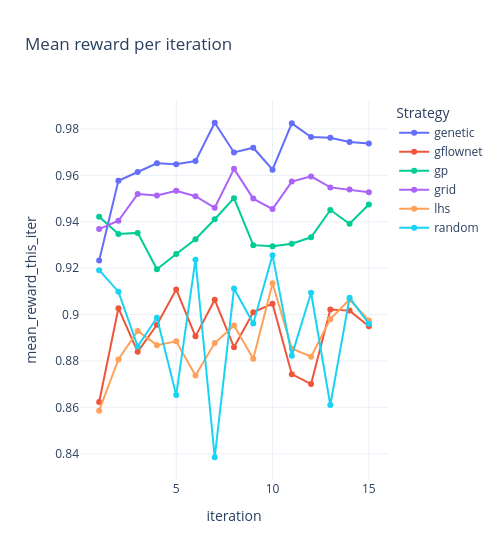

The notebook cell saved with this chart:
### Code cell
plot_reward_curves(metrics, metric="mean_reward_this_iter", title="Mean reward per iteration")

### Figure 1 — Plotly figure (JSON) as saved in the notebook; plotly's stock layout.template omitted (floating-point values rounded to 4 significant figures)
{"data": [{"customdata": [["run_102", 70, "diverse_top_k", 50, 20], ["run_102", 90, "diverse_top_k", 50, 20], ["run_102", 110, "diverse_top_k", 50, 20], ["run_102", 130, "diverse_top_k", 50, 20], ["run_102", 150, "diverse_top_k", 50, 20], ["run_102", 170, "diverse_top_k", 50, 20], ["run_102", 190, "diverse_top_k", 50, 20], ["run_102", 210, "diverse_top_k", 50, 20], ["run_102", 230, "diverse_top_k", 50, 20], ["run_102", 250, "diverse_top_k", 50, 20], ["run_102", 270, "diverse_top_k", 50, 20], ["run_102", 290, "diverse_top_k", 50, 20], ["run_102", 310, "diverse_top_k", 50, 20], ["run_102", 330, "diverse_top_k", 50, 20], ["run_102", 350, "diverse_top_k", 50, 20]], "hovertemplate": "sampling_strategy=genetic<br>iteration=%{x}<br>mean_reward_this_iter=%{y}<br>run=%{customdata[0]}<br>oracle_evals_total=%{customdata[1]}<br>acquisition=%{customdata[2]}<br>n_init=%{customdata[3]}<br>n_candidates_per_iter=%{customdata[4]}<extra></extra>", "legendgroup": "genetic", "line": {"color": "#636efa", "dash": "solid"}, "marker": {"symbol": "circle"}, "mode": "lines+markers", "name": "genetic", "orientation": "v", "showlegend": true, "type": "scatter", "x": [1, 2, 3, 4, 5, 6, 7, 8, 9, 10, 11, 12, 13, 14, 15], "xaxis": "x", "y": [0.9233, 0.9576, 0.9615, 0.9652, 0.9648, 0.9662, 0.9827, 0.9699, 0.9719, 0.9624, 0.9824, 0.9765, 0.9762, 0.9744, 0.9738], "yaxis": "y"}, {"customdata": [["run_54", 70, "top_k", 50, 20], ["run_54", 90, "top_k", 50, 20], ["run_54", 110, "top_k", 50, 20], ["run_54", 130, "top_k", 50, 20], ["run_54", 150, "top_k", 50, 20], ["run_54", 170, "top_k", 50, 20], ["run_54", 190, "top_k", 50, 20], ["run_54", 210, "top_k", 50, 20], ["run_54", 230, "top_k", 50, 20], ["run_54", 250, "top_k", 50, 20], ["run_54", 270, "top_k", 50, 20], ["run_54", 290, "top_k", 50, 20], ["run_54", 310, "top_k", 50, 20], ["run_54", 330, "top_k", 50, 20], ["run_54", 350, "top_k", 50, 20]], "hovertemplate": "sampling_strategy=gflownet<br>iteration=%{x}<br>mean_reward_this_iter=%{y}<br>run=%{customdata[0]}<br>oracle_evals_total=%{customdata[1]}<br>acquisition=%{customdata[2]}<br>n_init=%{customdata[3]}<br>n_candidates_per_iter=%{customdata[4]}<extra></extra>", "legendgroup": "gflownet", "line": {"color": "#EF553B", "dash": "solid"}, "marker": {"symbol": "circle"}, "mode": "lines+markers", "name": "gflownet", "orientation": "v", "showlegend": true, "type": "scatter", "x": [1, 2, 3, 4, 5, 6, 7, 8, 9, 10, 11, 12, 13, 14, 15], "xaxis": "x", "y": [0.8623, 0.9028, 0.884, 0.8956, 0.9108, 0.8906, 0.9064, 0.886, 0.901, 0.9047, 0.8743, 0.8701, 0.9022, 0.9017, 0.8949], "yaxis": "y"}, {"customdata": [["run_76", 210, "top_k", 200, 10], ["run_76", 220, "top_k", 200, 10], ["run_76", 230, "top_k", 200, 10], ["run_76", 240, "top_k", 200, 10], ["run_76", 250, "top_k", 200, 10], ["run_76", 260, "top_k", 200, 10], ["run_76", 270, "top_k", 200, 10], ["run_76", 280, "top_k", 200, 10], ["run_76", 290, "top_k", 200, 10], ["run_76", 300, "top_k", 200, 10], ["run_76", 310, "top_k", 200, 10], ["run_76", 320, "top_k", 200, 10], ["run_76", 330, "top_k", 200, 10], ["run_76", 340, "top_k", 200, 10], ["run_76", 350, "top_k", 200, 10]], "hovertemplate": "sampling_strategy=gp<br>iteration=%{x}<br>mean_reward_this_iter=%{y}<br>run=%{customdata[0]}<br>oracle_evals_total=%{customdata[1]}<br>acquisition=%{customdata[2]}<br>n_init=%{customdata[3]}<br>n_candidates_per_iter=%{customdata[4]}<extra></extra>", "legendgroup": "gp", "line": {"color": "#00cc96", "dash": "solid"}, "marker": {"symbol": "circle"}, "mode": "lines+markers", "name": "gp", "orientation": "v", "showlegend": true, "type": "scatter", "x": [1, 2, 3, 4, 5, 6, 7, 8, 9, 10, 11, 12, 13, 14, 15], "xaxis": "x", "y": [0.9421, 0.9347, 0.9352, 0.9195, 0.9261, 0.9325, 0.9411, 0.9502, 0.9299, 0.9294, 0.9306, 0.9333, 0.9451, 0.9391, 0.9474], "yaxis": "y"}, {"customdata": [["run_39", 70, "top_k", 50, 20], ["run_39", 90, "top_k", 50, 20], ["run_39", 110, "top_k", 50, 20], ["run_39", 130, "top_k", 50, 20], ["run_39", 150, "top_k", 50, 20], ["run_39", 170, "top_k", 50, 20], ["run_39", 190, "top_k", 50, 20], ["run_39", 210, "top_k", 50, 20], ["run_39", 230, "top_k", 50, 20], ["run_39", 250, "top_k", 50, 20], ["run_39", 270, "top_k", 50, 20], ["run_39", 290, "top_k", 50, 20], ["run_39", 310, "top_k", 50, 20], ["run_39", 330, "top_k", 50, 20], ["run_39", 350, "top_k", 50, 20]], "hovertemplate": "sampling_strategy=grid<br>iteration=%{x}<br>mean_reward_this_iter=%{y}<br>run=%{customdata[0]}<br>oracle_evals_total=%{customdata[1]}<br>acquisition=%{customdata[2]}<br>n_init=%{customdata[3]}<br>n_candidates_per_iter=%{customdata[4]}<extra></extra>", "legendgroup": "grid", "line": {"color": "#ab63fa", "dash": "solid"}, "marker": {"symbol": "circle"}, "mode": "lines+markers", "name": "grid", "orientation": "v", "showlegend": true, "type": "scatter", "x": [1, 2, 3, 4, 5, 6, 7, 8, 9, 10, 11, 12, 13, 14, 15], "xaxis": "x", "y": [0.9368, 0.9404, 0.9519, 0.9513, 0.9533, 0.951, 0.946, 0.9628, 0.95, 0.9455, 0.9573, 0.9596, 0.9548, 0.9539, 0.9527], "yaxis": "y"}, {"customdata": [["run_33", 70, "diverse_top_k", 50, 20], ["run_33", 90, "diverse_top_k", 50, 20], ["run_33", 110, "diverse_top_k", 50, 20], ["run_33", 130, "diverse_top_k", 50, 20], ["run_33", 150, "diverse_top_k", 50, 20], ["run_33", 170, "diverse_top_k", 50, 20], ["run_33", 190, "diverse_top_k", 50, 20], ["run_33", 210, "diverse_top_k", 50, 20], ["run_33", 230, "diverse_top_k", 50, 20], ["run_33", 250, "diverse_top_k", 50, 20], ["run_33", 270, "diverse_top_k", 50, 20], ["run_33", 290, "diverse_top_k", 50, 20], ["run_33", 310, "diverse_top_k", 50, 20], ["run_33", 330, "diverse_top_k", 50, 20], ["run_33", 350, "diverse_top_k", 50, 20]], "hovertemplate": "sampling_strategy=lhs<br>iteration=%{x}<br>mean_reward_this_iter=%{y}<br>run=%{customdata[0]}<br>oracle_evals_total=%{customdata[1]}<br>acquisition=%{customdata[2]}<br>n_init=%{customdata[3]}<br>n_candidates_per_iter=%{customdata[4]}<extra></extra>", "legendgroup": "lhs", "line": {"color": "#FFA15A", "dash": "solid"}, "marker": {"symbol": "circle"}, "mode": "lines+markers", "name": "lhs", "orientation": "v", "showlegend": true, "type": "scatter", "x": [1, 2, 3, 4, 5, 6, 7, 8, 9, 10, 11, 12, 13, 14, 15], "xaxis": "x", "y": [0.8586, 0.8807, 0.893, 0.8868, 0.8885, 0.8737, 0.8877, 0.8953, 0.881, 0.9135, 0.8854, 0.8818, 0.898, 0.9065, 0.8975], "yaxis": "y"}, {"customdata": [["run_13", 210, "diverse_top_k", 200, 10], ["run_13", 220, "diverse_top_k", 200, 10], ["run_13", 230, "diverse_top_k", 200, 10], ["run_13", 240, "diverse_top_k", 200, 10], ["run_13", 250, "diverse_top_k", 200, 10], ["run_13", 260, "diverse_top_k", 200, 10], ["run_13", 270, "diverse_top_k", 200, 10], ["run_13", 280, "diverse_top_k", 200, 10], ["run_13", 290, "diverse_top_k", 200, 10], ["run_13", 300, "diverse_top_k", 200, 10], ["run_13", 310, "diverse_top_k", 200, 10], ["run_13", 320, "diverse_top_k", 200, 10], ["run_13", 330, "diverse_top_k", 200, 10], ["run_13", 340, "diverse_top_k", 200, 10], ["run_13", 350, "diverse_top_k", 200, 10]], "hovertemplate": "sampling_strategy=random<br>iteration=%{x}<br>mean_reward_this_iter=%{y}<br>run=%{customdata[0]}<br>oracle_evals_total=%{customdata[1]}<br>acquisition=%{customdata[2]}<br>n_init=%{customdata[3]}<br>n_candidates_per_iter=%{customdata[4]}<extra></extra>", "legendgroup": "random", "line": {"color": "#19d3f3", "dash": "solid"}, "marker": {"symbol": "circle"}, "mode": "lines+markers", "name": "random", "orientation": "v", "showlegend": true, "type": "scatter", "x": [1, 2, 3, 4, 5, 6, 7, 8, 9, 10, 11, 12, 13, 14, 15], "xaxis": "x", "y": [0.9191, 0.9099, 0.8863, 0.8986, 0.8653, 0.9236, 0.8385, 0.9112, 0.8962, 0.9256, 0.8823, 0.9094, 0.861, 0.9073, 0.896], "yaxis": "y"}], "layout": {"legend": {"title": {"text": "Strategy"}, "tracegroupgap": 0}, "title": {"text": "Mean reward per iteration"}, "width": 500, "xaxis": {"anchor": "y", "domain": [0, 1], "title": {"text": "iteration"}}, "yaxis": {"anchor": "x", "domain": [0, 1], "title": {"text": "mean_reward_this_iter"}}}}
